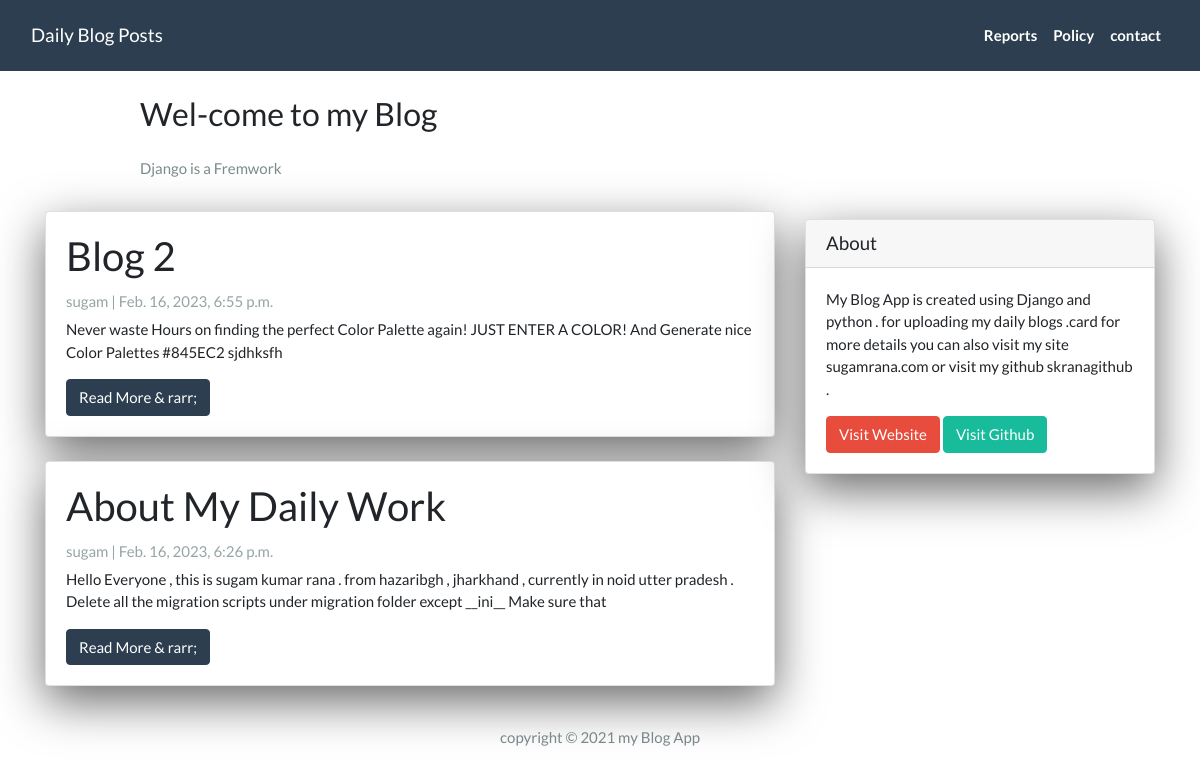
The page / on the database its author committed.
### App/models.py (models this page shows, shortened)
class Post(models.Model):
    title = models.CharField(max_length=200, unique=True)
    slug = models.SlugField(max_length=200, unique=True)
    author = models.name = models.ForeignKey(User, on_delete=models.CASCADE, related_name='blog_post')
    created_on = models.DateTimeField(auto_now_add=True)
    update_on = models.DateTimeField(auto_now_add=True)
    content = models.TextField()
    status = models.IntegerField(choices=STATUS, default=0)
    class meta:
        ordering = ['-created_on']

### App/views.py (the view)
# urls.py: path('',views.PostList.as_view(), name='post_detail'),
class PostList(generic.ListView):
    queryset = Post.objects.filter(status=1).order_by('-created_on')
    template_name = 'index.html'

### App/templates/index.html (shortened to what this page needs)
{% extends 'base.html' %}
{% block content %}
<header class="masthead">
    <div class="container">
        <div class="row">
            <div class="col-md-8 col-md-10 mx-auto">
                <div class="site-heading">
                    <h3 class="site-heading my-4 mt-3 text-black"> Wel-come to my Blog</h3>
                    <p class="text-dark">Django is a Fremwork</p>
                </div>
            </div>
        </div>
    </div>
</header>
<div class="container">
    <div class="row">
        <div class="col-md-8 mt-3 left">
            {% for post in post_list %}
            <div class="card mb-4">
                <div class="card-body">
                    <h2 class="card-title">{{post.title}}</h2>
                    <p class="card-text text-muted h6">{{post.author}} | {{post.created_on}}</p>
                    <p class="card-text">{{post.content|slice:":200"}}</p>
                    <a href="{% url 'post_detail' post.slug %}" class="btn btn-primary"> Read More & rarr;</a>
                </div>
            </div>
            {% endfor %}
        </div>
        {% block sidebar %} {% include 'sidebar.html' %} {% endblock sidebar %}
    </div>
</div>
{% endblock %}

### App/templates/base.html (shortened to what this page needs)
<!DOCTYPE html>
<html>
<head>
    <link rel="stylesheet" href="https://stackpath.bootstrapcdn.com/bootswatch/4.5.2/flatly/bootstrap.min.css">
</head>
<body>
    <nav class="navbar navbar-expand-lg navbar-dark bg-primary" id="mainNav">
        <div class="container-fluid">
            <a class="navbar-brand" href="#"> Daily Blog Posts </a>
            <div class="collapse navbar-collapse" id="navbarResponsive">
                <ul class="navbar-nav ml-auto">
                    <li class="nav-item text-black">
                        <a class="nav-link text-black font-weight-bold" href="#">Reports</a>
                    </li>
                    <li class="nav-item text-black">
                        <a class="nav-link text-black font-weight-bold" href="#">Policy</a>
                    </li>
                    <li class="nav-item text-black">
                        <a class="nav-link text-black font-weight-bold" href="#">contact</a>
                    </li>
                </ul>
            </div>
        </div>
    </nav>
    {% block content %}
    {% endblock content %}
    <footer class="py-3 bg-grey">
        <p class="m-0 text-dark text-center">copyright &copy; 2021 my Blog App </p>
    </footer>
</body>
</html>

### App/templates/sidebar.html (shortened to what this page needs)
{% block sidebar %}
<div class="col-md-4 float-right">
    <div class="card my-4">
        <h5 class="card-header">About</h5>
        <div class="card-body">
            <p class="card-text"> My Blog App is created using Django and python . for uploading my daily blogs .card
                 for more details you can also visit my site sugamrana.com or visit my github skranagithub .
            </p>
            <a href="#" class="btn btn-danger"> Visit Website </a>
            <a href="#" class="btn btn-success">Visit Github</a>
        </div>
    </div>
</div>
{% endblock sidebar %}

### App/templates/sidebar.html (style rules this page uses)
.card { box-shadow:0 16px 48px #6a6a6b; }

### rows shown on the page
Post: title "Blog 2", author "sugam", created_on "Feb. 16, 2023, 6:55 p.m.", content "Never waste Hours on finding the perfect Color Palette again! JUST ENTER A COLOR! And Generate nice Color Palettes #845EC2 sjdhksfh"
Post: title "About My Daily Work", author "sugam", created_on "Feb. 16, 2023, 6:26 p.m.", content "Hello Everyone , this is sugam kumar rana . from hazaribgh , jharkhand , currently in noid utter pradesh . Delete all the migration scripts under migration folder except __ini__ Make sure that"
